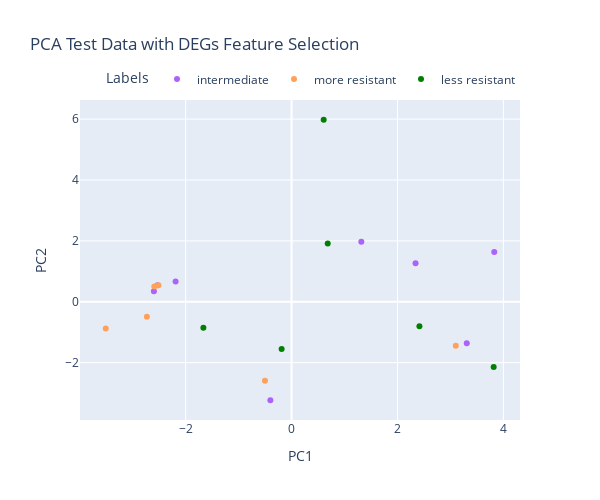

The code cell stored with this chart in its notebook:
### Code cell
pca = PCA(n_components=2)
components = pca.fit_transform(X_test_DEGs)

fig = px.scatter(components, x=0, y=1, color=y_test,
                 title="PCA Test Data with DEGs Feature Selection",
                 labels={'0': 'PC1', '1': 'PC2'},
                 color_discrete_map={"less resistance": "blue", "more resistance": "red", "less resistant": "green"},
                 template="plotly",
                 hover_name=X_test_DEGs.index,
                 #text=df_copy['batch'],
                 width=600, height=500
                )

fig.update_layout(legend_title_text='Labels', legend=dict(orientation='h', yanchor='bottom', y=1.02, xanchor='right', x=1))
fig.show()

### Figure 1 — Plotly figure (JSON) as saved in the notebook; plotly's stock layout.template omitted (floating-point values rounded to 4 significant figures)
{"data": [{"hovertemplate": "<b>%{hovertext}</b><br><br>color=intermediate<br>PC1=%{x}<br>PC2=%{y}<extra></extra>", "hovertext": ["MDAMB436", "MDAMB415", "HCC2157", "HCC1569", "MCF7", "JIMT1", "T47D", "CAMA1"], "legendgroup": "intermediate", "marker": {"color": "#ab63fa", "symbol": "circle"}, "mode": "markers", "name": "intermediate", "orientation": "v", "showlegend": true, "type": "scatter", "x": [3.828, -0.4003, 1.317, 2.342, -2.529, 3.309, -2.599, -2.19], "xaxis": "x", "y": [1.633, -3.235, 1.972, 1.267, 0.5412, -1.362, 0.3468, 0.665], "yaxis": "y"}, {"hovertemplate": "<b>%{hovertext}</b><br><br>color=more resistant<br>PC1=%{x}<br>PC2=%{y}<extra></extra>", "hovertext": ["HCC1937", "HCC1419", "UACC893", "BT474", "BT483", "ZR7530"], "legendgroup": "more resistant", "marker": {"color": "#FFA15A", "symbol": "circle"}, "mode": "markers", "name": "more resistant", "orientation": "v", "showlegend": true, "type": "scatter", "x": [3.101, -3.509, -0.5016, -2.591, -2.514, -2.731], "xaxis": "x", "y": [-1.443, -0.8805, -2.595, 0.4984, 0.5443, -0.4917], "yaxis": "y"}, {"hovertemplate": "<b>%{hovertext}</b><br><br>color=less resistant<br>PC1=%{x}<br>PC2=%{y}<extra></extra>", "hovertext": ["HCC70", "HCC1599", "DU4475", "MDAMB175VII", "AU565", "MDAMB468"], "legendgroup": "less resistant", "marker": {"color": "green", "symbol": "circle"}, "mode": "markers", "name": "less resistant", "orientation": "v", "showlegend": true, "type": "scatter", "x": [3.816, 0.683, 0.6067, -1.665, -0.1873, 2.415], "xaxis": "x", "y": [-2.142, 1.914, 5.978, -0.8537, -1.551, -0.8054], "yaxis": "y"}], "layout": {"height": 500, "legend": {"orientation": "h", "title": {"text": "Labels"}, "tracegroupgap": 0, "x": 1, "xanchor": "right", "y": 1.02, "yanchor": "bottom"}, "title": {"text": "PCA Test Data with DEGs Feature Selection"}, "width": 600, "xaxis": {"anchor": "y", "domain": [0, 1], "title": {"text": "PC1"}}, "yaxis": {"anchor": "x", "domain": [0, 1], "title": {"text": "PC2"}}}}
